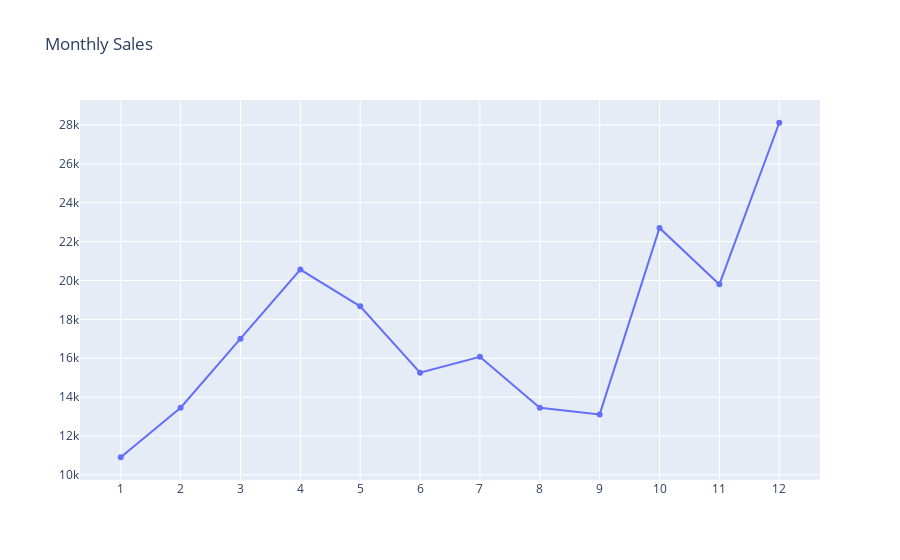

Source (notebook cell):
### Code cell
fig = go.Figure(data = plot_data, layout = plot_layout)
pyoff.iplot(fig)
fig.write_image("graph/fig1.jpeg")

### Figure 1 — Plotly figure (JSON) as saved in the notebook; plotly's stock layout.template omitted (floating-point values rounded to 4 significant figures)
{"data": [{"type": "scatter", "x": [1, 2, 3, 4, 5, 6, 7, 8, 9, 10, 11, 12], "y": [10903, 13449, 17005, 20558, 18667, 15253, 16072, 13448, 13109, 22703, 19798, 28114]}], "layout": {"title": {"text": "Monthly Sales"}, "xaxis": {"type": "category"}}}
